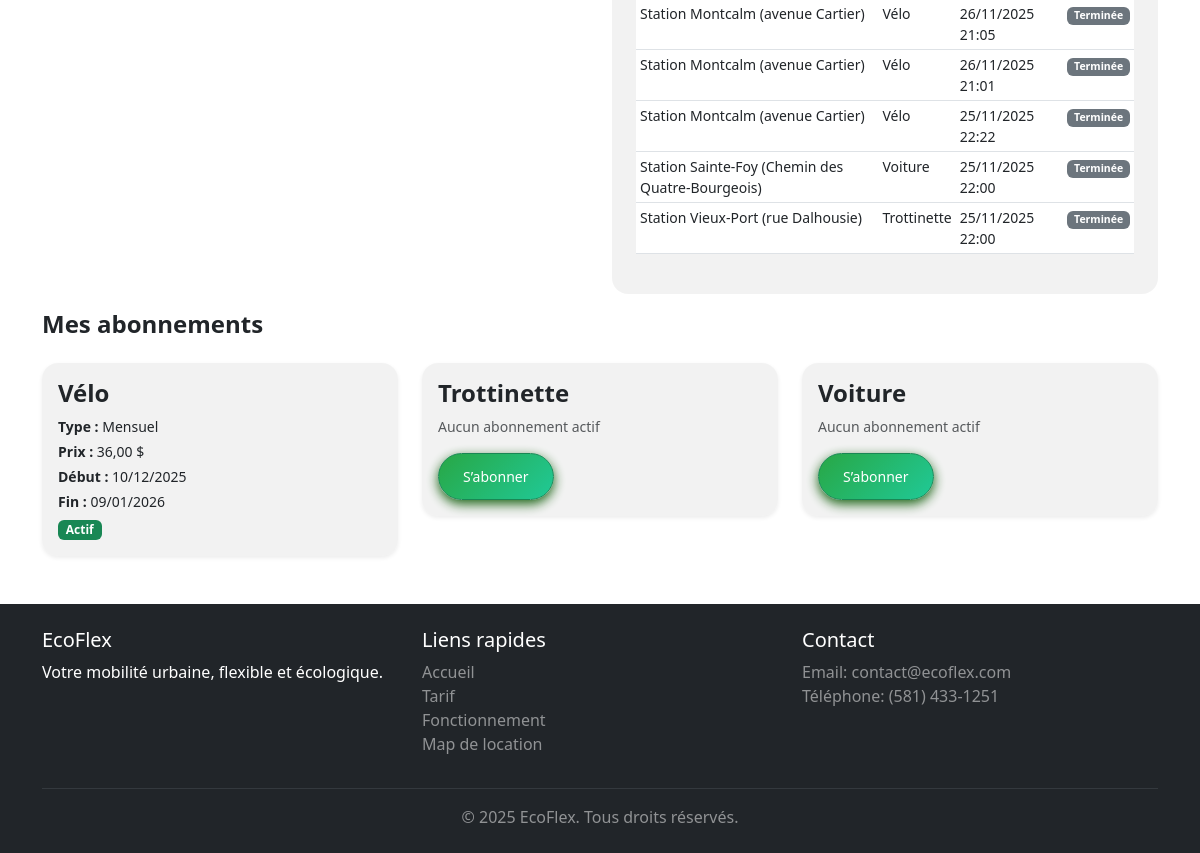
/profil/ (signed in, lower part), run on an earlier commit of the app's database.
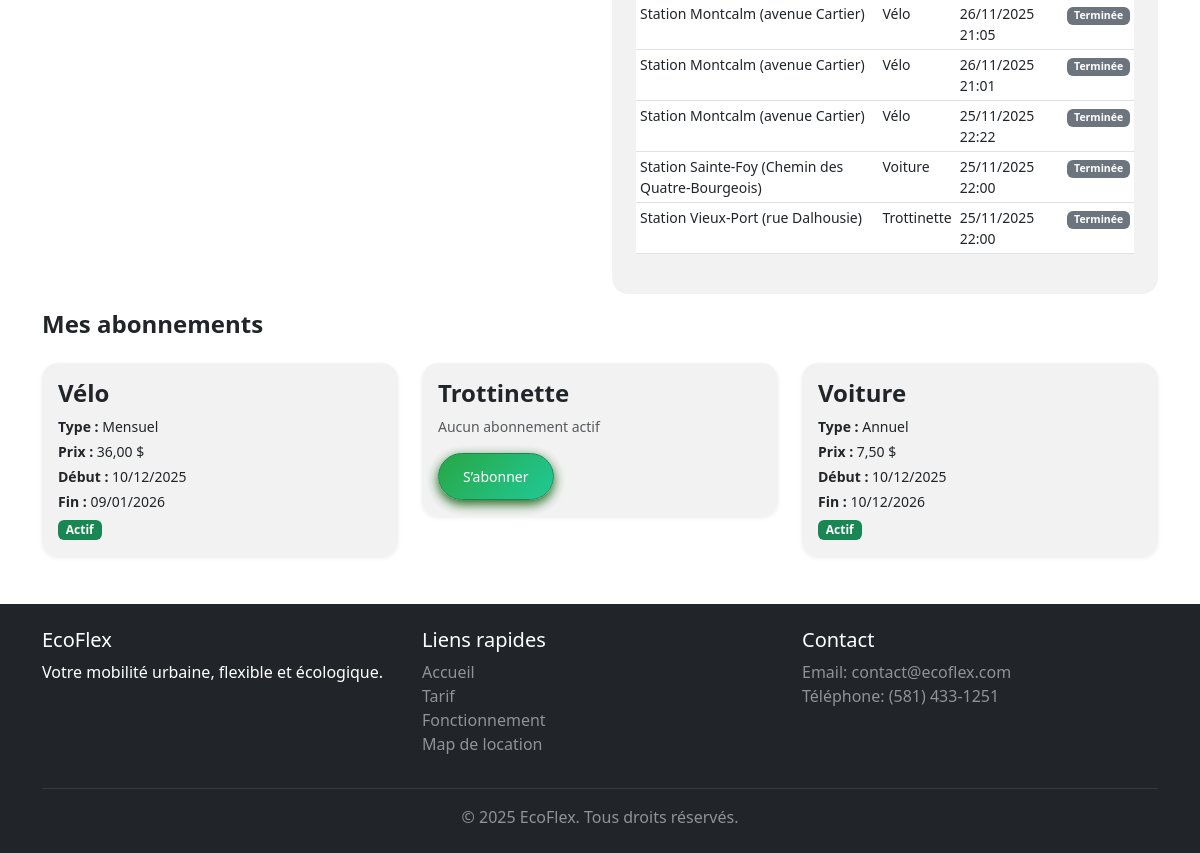
And on a later commit of the database.
### ecoflex/models.py (models this page shows, shortened)
class Location(models.Model):
    utilisateur = models.ForeignKey(settings.AUTH_USER_MODEL, on_delete=models.CASCADE, related_name='locations')
    station = models.ForeignKey(Station, on_delete=models.CASCADE, related_name='locations')
    date_location = models.DateTimeField(auto_now_add=True)
    date_retour = models.DateTimeField(null=True, blank=True)
    numero_permis_utilise = models.CharField(max_length=5)
    statut = models.CharField(
        max_length=20,
        choices=[
            ('en_cours', 'En cours'),
            ('terminee', 'Terminée'),
        ],
        default='en_cours'
    )
    class Meta:
        ordering = ['-date_location']
        verbose_name = 'Location'
        verbose_name_plural = 'Locations'

class Station(models.Model):
    TYPE_VEHICULE = [
        ("velo", "Vélo"),
        ("trottinette", "Trottinette"),
        ("voiture", "Voiture"),
    ]
    nom = models.CharField(max_length=100)
    latitude = models.FloatField()
    longitude = models.FloatField()
    type_vehicule = models.CharField(max_length=20, choices=TYPE_VEHICULE)
    capacite = models.PositiveIntegerField(default=0)
    actif = models.BooleanField(default=True)
    class Meta:
        verbose_name = "Station"
        verbose_name_plural = "Stations"

class AbonnementUtilisateur(models.Model):
    utilisateur = models.ForeignKey(settings.AUTH_USER_MODEL, on_delete=models.CASCADE, related_name='abonnements')
    offre = models.ForeignKey(Offres, on_delete=models.CASCADE, related_name='abonnements_utilisateurs')
    date_debut = models.DateTimeField()
    date_fin = models.DateTimeField(null=True, blank=True)
    actif = models.BooleanField(default=True)

class Offres(models.Model):
    VEHICULES = [
        ('velo', 'Vélo'),
        ('trottinette', 'Trottinette'),
        ('voiture', 'Voiture'),
    ]
    TYPES = [
        ('occasionnel', 'Occasionnel'),
        ('journalier', 'Journalier'),
        ('mensuel', 'Mensuel'),
        ('annuel', 'Annuel'),
    ]
    vehicule = models.CharField(max_length=20, choices=VEHICULES)
    type_abonnement = models.CharField(max_length=20, choices=TYPES)
    prix = models.DecimalField(max_digits=6, decimal_places=2)
    unite = models.CharField(max_length=50)
    prix_secondaire = models.CharField(max_length=100, blank=True)
    duree_incluse = models.CharField(max_length=100, blank=True)
    tarif_supplementaire = models.CharField(max_length=200, blank=True)
    depot = models.CharField(max_length=100, blank=True)
    avantages = models.TextField(blank=True)
    populaire = models.BooleanField(default=False)
    duree_minutes = models.IntegerField(null=True, blank=True)
    class Meta:
        ordering = ['vehicule', 'type_abonnement']

### ecoflex/views.py (the view)
# urls.py: path('profil/', views.profil, name='profil'),
def profil(request):
    if not request.user.is_authenticated:
        return render(request, "ecoflex/profil.html")
    dernieres_locations = Location.objects.filter(
        utilisateur=request.user
    ).order_by('-date_location')[:10]
    now = timezone.now()
    abonnements_types = [
        ("velo", "Vélo"),
        ("trottinette", "Trottinette"),
        ("voiture", "Voiture"),
    ]
    abonnements_utilisateur = []
    for code, label in abonnements_types:
        abo = request.user.abonnement_actif_par_vehicule(code)
        abonnements_utilisateur.append({
            "code": code,
            "label": label,
            "abonnement": abo
        })
    return render(request, 'ecoflex/profil.html', {
        'dernieres_locations': dernieres_locations,
        'now': now,
        'abonnements_utilisateur': abonnements_utilisateur,
    })

### ecoflex/models.py (called while the page is built)
    def abonnement_actif_par_vehicule(self, vehicule):
        return self.abonnements.filter(actif=True, offre__vehicule=vehicule).order_by('-date_debut').first()

### ecoflex/templates/ecoflex/profil.html (shortened to what this page needs)
{% extends 'base.html' %}
{% load static %}
{% block content %}
{% if user.is_authenticated %}
<div class="container my-4">
    <div class="row">
        <div class="col-md-6">
        </div>
        <div class="col-md-6">
            {% if not user.is_staff %}
            <div class="bg-opacity-50 rounded-4 p-4 mb-3"
                style="background: rgba(0, 0, 0, 0.05); backdrop-filter: blur(6px);">
                {% if dernieres_locations %}
                <div class="table-responsive">
                    <table class="table table-sm">
                        <tbody>
                            {% for location in dernieres_locations %}
                            <tr>
                                <td class="small">{{ location.station.nom }}</td>
                                <td class="small">{{ location.station.get_type_vehicule_display }}</td>
                                <td class="small">{{ location.date_location|date:"d/m/Y H:i" }}</td>
                                <td class="small">
                                    {% if location.statut == 'en_cours' %}
                                    <span class="badge bg-success">En cours</span>
                                    {% else %}
                                    <span class="badge bg-secondary">Terminée</span>
                                    {% endif %}
                                </td>
                            </tr>
                            {% endfor %}
                        </tbody>
                    </table>
                </div>
                {% else %}
                <p class="small text-muted text-center py-3">Aucune location enregistrée</p>
                {% endif %}
            </div>
            {% endif %}
        </div>
        <h3 class="h4 fw-bold mb-4">Mes abonnements</h3>
        {% for item in abonnements_utilisateur %}
        <div class="col-md-4">
            <div class="p-3 rounded-4 shadow-sm" style="background: rgba(0, 0, 0, 0.05); backdrop-filter: blur(6px);">
                <h4 class="fw-bold mb-2">{{ item.label }}</h4>
                {% if item.abonnement %}
                <p class="small mb-1">
                    <strong>Type :</strong>
                    {{ item.abonnement.offre.get_type_abonnement_display }}
                </p>
                <p class="small mb-1">
                    <strong>Prix :</strong>
                    {{ item.abonnement.offre.prix }} $
                </p>
                <p class="small mb-1">
                    <strong>Début :</strong>
                    {{ item.abonnement.date_debut|date:"d/m/Y" }}
                </p>
                {% if item.abonnement.date_fin %}
                <p class="small mb-1">
                    <strong>Fin :</strong>
                    {{ item.abonnement.date_fin|date:"d/m/Y" }}
                </p>
                {% else %}
                <p class="small mb-1"><em>Pas de date de fin</em></p>
                {% endif %}
                <span class="badge bg-success">Actif</span>
                {% else %}
                <p class="small text-muted">Aucun abonnement actif</p>
                <a href="{% url 'tarif' %}" class="btn-tarif btn btn-success btn-sm">S’abonner</a>
                {% endif %}
            </div>
        </div>
        {% endfor %}
    </div>
</div>
{% endif %}
{% endblock %}

What changed in the data, as far as the page shows it:
no longer on this page (row unchanged): Station: label "Voiture", shows "Aucun abonnement actif"
added AbonnementUtilisateur: label "Voiture", abonnement.offre.type_abonnement "Annuel", abonnement.offre.prix "7,50", abonnement.date_debut "10/12/2025", abonnement.date_fin "10/12/2026"
